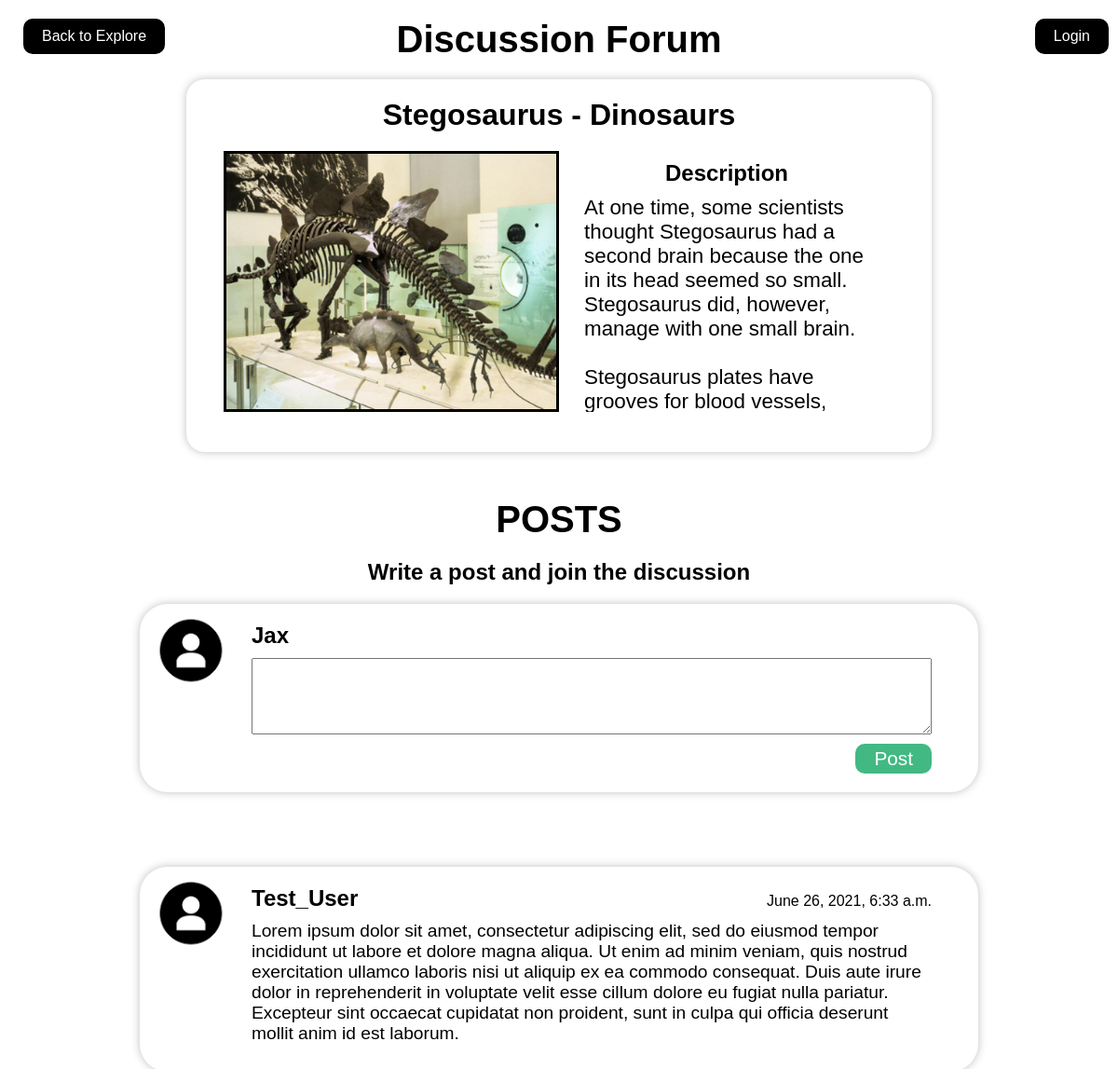
Screenshot of /discussion (signed in) with the database file from the repository.
### backend/models.py (models this page shows, shortened)
class Item(models.Model):
    name = models.CharField(max_length=200)
    category = models.CharField(max_length=200, default="Dinosaurs")
    description = models.CharField(max_length=5000)
    description = models.TextField()
    img_url = models.URLField(null=True, blank=True)
    img = models.ImageField(null=True, upload_to='images/')

class User(models.Model):
    username = models.CharField(max_length=64, unique=True)
    password = models.CharField(max_length=64)
    name = models.CharField(max_length=64)

class DiscussionPost(models.Model):
    item = models.ForeignKey(Item, on_delete=models.CASCADE)
    user = models.ForeignKey(User, on_delete=models.CASCADE)
    time = models.DateTimeField(auto_now=True)
    post = models.TextField(null=True, blank=True)

### backend/views.py (the view, shortened to what this page needs)
# urls.py: path('discussion', views.discussion, name="discussion"),
def discussion(request, item_pk=2):
    if request.method == 'GET':
        dps = DiscussionPost.objects.filter(item=Item.objects.get(id=item_pk))
        print(dps)
        item = Item.objects.get(id=item_pk)
        data = {"posts":dps, "item":item, "loggedIn": False}
        if "username" in request.session:
            loggedIn = True
            user = User.objects.get(username=request.session["username"])
            data.update({"loggedIn": loggedIn, "user": user})
        return render(request, "discussion.html", data)

### backend/templates/discussion.html (shortened to what this page needs)
<!DOCTYPE html>
<html>
    <head>
        <link rel="stylesheet" href="../static/style.css">
        <h1 class="title-discussion">Discussion Forum</h1>
    </head>
    <body>
        <a class="back-button" style="" href="../" onclick="backButton()">Back to Explore</a>
        <a class="back-discuss">Login</a>
        <main class="artifact" style="height: 50%; width: 800px;">
            <h1>{{ item.name }} - {{ item.category }}</h1>
            <div style="height: 20px;"></div>
            <div class="artifact__content">
                <div style="background-image: url({{ item.img.url }});" class="img"></div>
                <div class="text">
                    <h3>Description</h3>
                    <p>{{ item.description | linebreaksbr }}</p>
                </div>
            </div>
            <div style="height: 20px;"></div>
        </main>
        <div style="height: 30px;"></div>
        <h1 style="text-align: center; margin: auto;font-size: 2.5rem; padding: 20px 0px;">POSTS</h1>
        <h3 style="font-size: 1.5rem; text-align: center; margin:auto;">Write a post and join the discussion</h3>
        <div style="height: 20px;"></div>
        <form class="discussion" method="POST">
            <img src="../static/images/usericon.png" alt="">
            <div class="discussion__text">
                <header>
                    <h3>{{ user.name }}</h3>
                </header>
                <textarea id="textarea" name="textarea" rows="4" cols="50"></textarea>
                <button type="submit">Post</button>
            </div>
        </form>
        <div style="height: 40px;"></div>
        <div style="display: flex; flex-direction: column-reverse;">
        {% for item in posts %}
            <section class="discussion">
                <img src="../static/images/usericon.png" alt="">
                <div class="discussion__text">
                    <header>
                        <h3>{{ item.user.name }}</h3>
                        <h4>{{ item.time }}</h4>
                    </header>
                    <p>{{ item.post }}</p>
                </div>
            </section>
            <div style="height: 40px;"></div>
        {% endfor %}
        </div>
    </body>
</html>

### backend/static/style.css (style rules this page uses)
* { box-sizing: border-box; margin: 0; padding: 0; }
body, html { width: 100vw; height: 100%; }
body { font-family: Arial, Helvetica, sans-serif; position: relative; }
.back-button { position: absolute; background-color: black; color: white; height: fit-content; border: none; display: block; text-decoration: none; text-align: center; padding: 10px 20px; border-radius: 10px; margin-top: 15px; margin-left: 15px; top: 5px; left: 10px; width: fit-content; }
.artifact { background-color: white; border: none; width: 80%; height: 75%; position: relative; border-radius: 20px; box-shadow: 0px 0px 10px 0px #bfbfbf; margin: auto; }
.artifact > h1 { margin: auto; text-align: center; padding-top: 20px; }
.artifact__content { width: 90%; display: flex; flex-direction: row; align-items: stretch; height: 70%; margin: auto; }
.artifact__content > div { width: 50%; }
.artifact__content > .text { overflow: scroll; }
.artifact__content > .text > p { width: 85%; margin: auto; margin-top: 10px; font-size: 1.4rem; }
.artifact__content > .text > h3 { margin: auto; text-align: center; font-size: 1.5rem; margin-top: 10px; }
.artifact__content > .img { background-size: cover; background-position: center; border: solid 3px black; }
.discussion { width: 75%; margin: auto; display: flex; flex-direction: row; justify-content: flex-start; box-shadow: 0px 0px 10px 0px #bfbfbf; border-radius: 30px; }
.discussion > img { height: 80px; width: 80px; margin-top: 10px; margin-left: 15px; }
.discussion__text { flex: 1; padding: 20px 50px 20px 25px; }
.discussion__text > header { display: flex; flex-direction: row; justify-content: space-between; align-items: baseline; }
.discussion__text > header > h3 { font-size: 1.5rem; }
.discussion__text > header > h4 { font-weight: 200; font-size: 1rem; }
.discussion__text > p { font-size: 1.2rem; padding: 10px 0px; }
.discussion__text > button { display: block; font-size: 1.3rem; padding: 4px 20px; background-color: #42b983; color: white; float: right; border: none; border-radius: 10px; margin-top: 10px; }
.discussion__text > textarea { display: block; width: 100%; resize: vertical; padding: 10px 20px; margin-top: 10px; }

### backend/templates/discussion.html (style rules this page uses)
.title-discussion { text-align: center; margin: auto; font-size: 2.5rem; padding: 20px 0px; }
p { font-size: 2rem; }
.back-discuss { position: absolute; background-color: black; color: white; width: 100px; height: fit-content; border: none; display: block; text-decoration: none; text-align: center; padding: 10px 20px; border-radius: 10px; margin-top: 15px; margin-left: 15px; top: 5px; right: 10px; width: fit-content; }

### rows the page displays
Item: name "Stegosaurus", category "Dinosaurs", img (picture), description "At one time, some scientists thought Stegosaurus had a second brain because the one in its head seemed so small. Stegosaurus did, however, manage with one small brain. Stegosaurus plates have grooves for blood vessels,…"
User: name "Jax"
DiscussionPost: user.name "Test_User", time "June 26, 2021, 6:33 a.m.", post "Lorem ipsum dolor sit amet, consectetur adipiscing elit, sed do eiusmod tempor incididunt ut labore et dolore magna aliqua. Ut enim ad minim veniam, quis nostrud exercitation ullamco laboris nisi ut aliquip ex ea commodo consequat. Duis aute irure dolor in reprehenderit in voluptate velit esse cillum dolore eu fugiat nulla pariatur. Excepteur sint occaecat cupidatat non proident, sunt in culpa qui officia deserunt mollit anim id est laborum."
